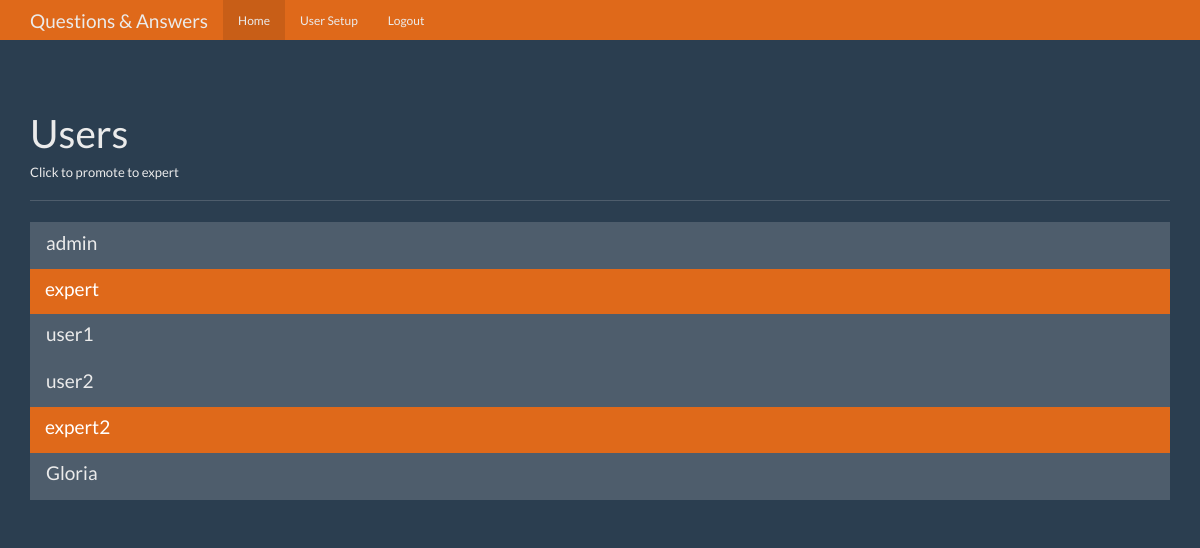
The app's page /users (signed in), older data.
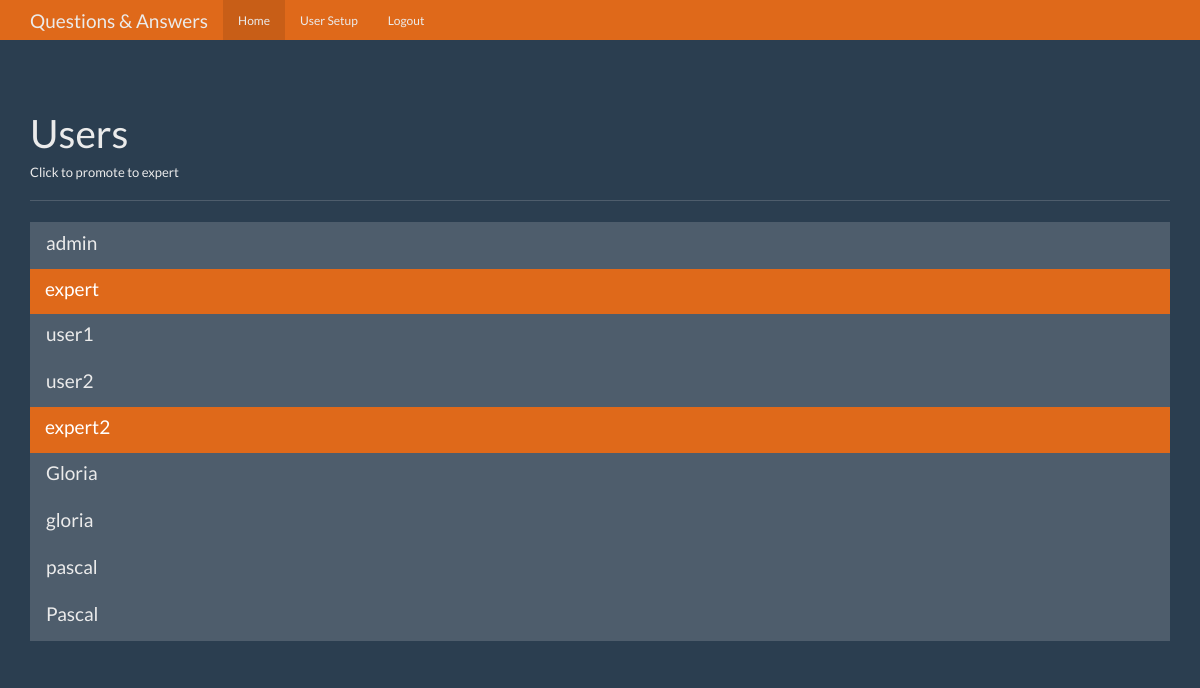
The same page, newer data.
### tables this page shows
CREATE TABLE users (
      id integer primary key autoincrement,
      name text not null ,
      password text not null ,
      expert boolean not null ,
      admin boolean not null



);

### app.py (the view)
@app.route('/users')
def users():
    user = get_current_user()
    if not user :
        return render_template(url_for('login'))
    db =get_db()
    users_cur = db.execute('select id, name ,expert, admin from users ')
    users_results = users_cur.fetchall() #affichons tout les users
    return render_template('users.html', user=user , users=users_results)

### app.py (called while the page is built)
def get_current_user():
    user_result = None
    if 'user' in session:
        user = session['user']
        db = get_db()
        user_cur = db.execute('select id, name, password, expert, admin from users where name = ?', [user])
        user_result = user_cur.fetchone()  #faire apparaitre que un seul result sur la page
    return user_result

### database.py (called while the page is built)
def connect_db():
    sql = sqlite3.connect('quiz.db')
    sql.row_factory = sqlite3.Row
    return sql

def get_db():
    if not hasattr(g, 'sqlite_db'):
        g.sqlite_db = connect_db()
    return g.sqlite_db

### templates/users.html (shortened to what this page needs)
<!DOCTYPE html>
<html lang="en">
  <head>
    <link href="{{ url_for('static', filename='bootstrap.min.css') }}" rel="stylesheet">
    <link href="{{ url_for('static', filename='theme.css') }}" rel="stylesheet">
  </head>
  <body>
    <nav class="navbar navbar-inverse navbar-fixed-top">
      <div class="container">
        <div class="navbar-header">
          <a class="navbar-brand" href="#">Questions & Answers</a>
        </div>
        <div id="navbar" class="navbar-collapse collapse">
          <ul class="nav navbar-nav">
            <li class="active"><a href="{{ url_for('index') }}">Home</a></li>
            {% if user and user['admin'] == 1 %}
            <li><a href="{{ url_for('users') }}">User Setup</a></li>
            {% endif %}
            {% if user %}
            <li><a href="{{ url_for('logout') }}">Logout</a></li>
            {% endif %}
          </ul>
        </div>
      </div>
    </nav>
    <div class="container theme-showcase" role="main">
      <div class="page-header">
        <h1>Users</h1>
        <h6>Click to promote to expert</h6>
      </div>
      <div class="row">
        <div class="col-lg-12">
          <div class="list-group">
            {% for user in users %}
            <a href="{{ url_for('promote', user_id=user['id']) }}" class="list-group-item {% if user['expert'] == 1 %} active {% endif %}">
              <h4 class="list-group-item-heading">{{ user['name'] }}</h4>
            </a>
            {% endfor %}
          </div>
        </div>
      </div>
    </div>
  </body>
</html>

### static/theme.css (style rules this page uses)
body { padding-top: 70px; padding-bottom: 30px; }

Row changes from the older to the newer data that the page shows:
added users: name "gloria"
added users: name "pascal"
added users: name "Pascal"
